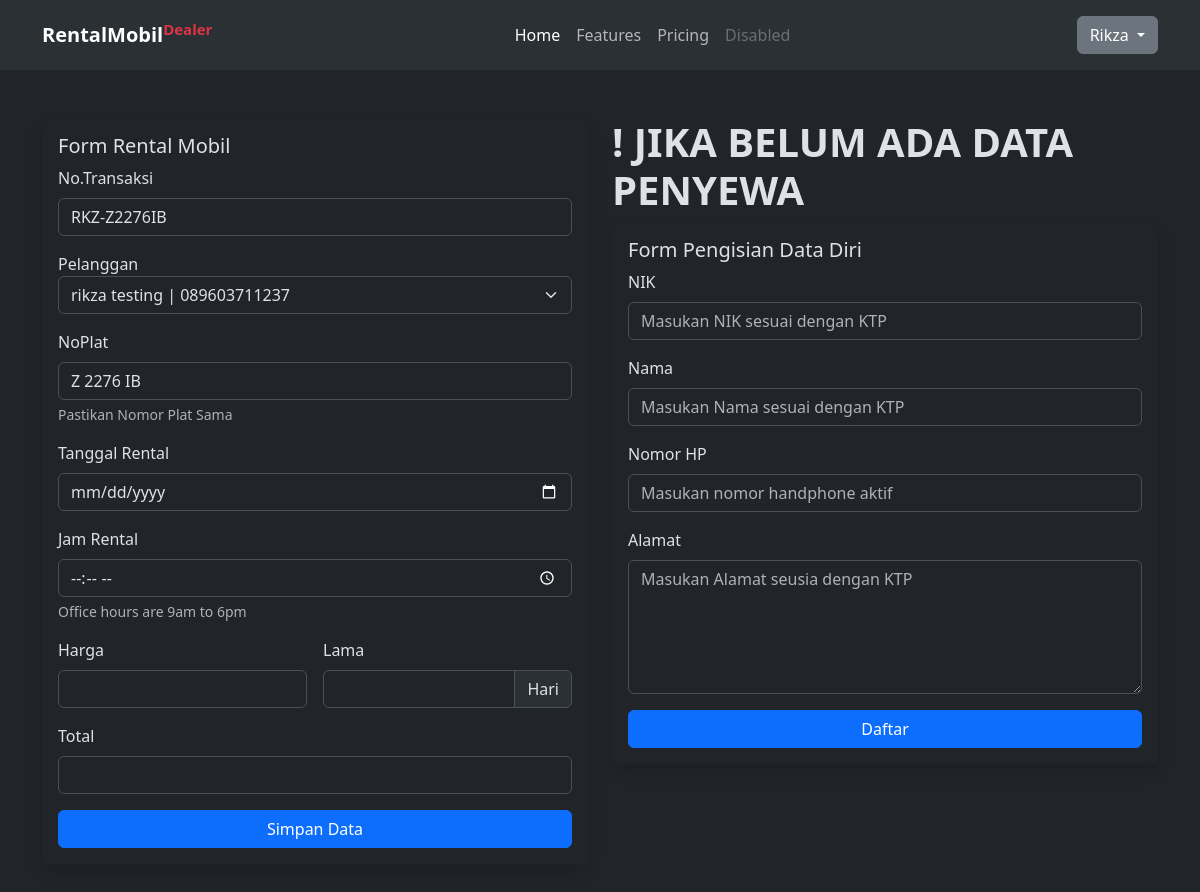
/?role=user&rental=dataPelanggan&plat=Z 2276 IB (signed in), run on an earlier commit of the app's database.
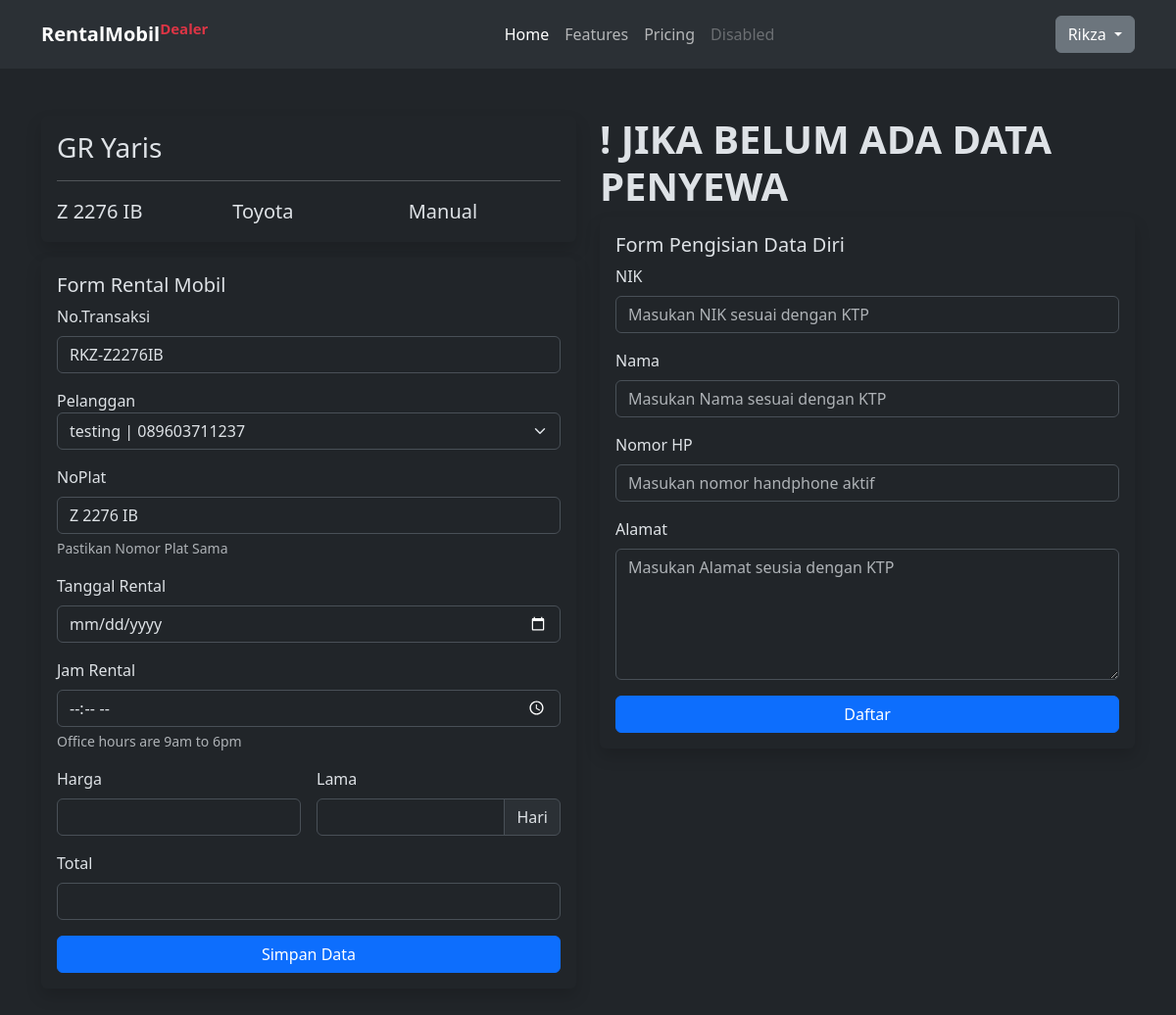
And on a later commit of the database.
### tables this page shows
CREATE TABLE `tbl_mobil_rikza` (
  `no_plat_rikza` varchar(10) NOT NULL,
  `nama_mobil_rikza` varchar(25) NOT NULL,
  `brand_mobil_rikza` varchar(25) NOT NULL,
  `tipe_transmisi_rikza` varchar(10) NOT NULL
);

### page/public/rentalStep1.php (the view, shortened to what the changed rows need)
<?php
include("config/connect.php");
$plat = $_GET['plat'];
?>
<main class="my-5">
    <div class="container">
        <div class="row">
            <div class="col-md-6">
                <?php
                $queryData = mysqli_query($link, "SELECT * FROM `tbl_mobil_rikza` WHERE tbl_mobil_rikza.no_plat_rikza = '$plat'");
                while ($row = mysqli_fetch_assoc($queryData)) :
                ?>
                    <div class="card border border-0 shadow mb-3">
                        <div class="card-body">
                            <div class="row">
                                <div class="col-md-12">
                                    <h3><?= $row['nama_mobil_rikza'] ?></h3>
                                    <hr>
                                </div>
                                <div class="col-md-4 fs-5"><?= $row['no_plat_rikza'] ?></div>
                                <div class="col-md-4 fs-5"><?= $row['brand_mobil_rikza'] ?></div>
                                <div class="col-md-4 fs-5"><?= $row['tipe_transmisi_rikza'] ?></div>
                            </div>
                        </div>
                    </div>
                <?php
                endwhile;
                ?>
                <div class="card border border-0 shadow">
                    <div class="card-body">
                        <h5>Form Rental Mobil</h5>
                        <form action="?logic=logic&crud=Rental" method="post">
                            <div class="row g-3">
                                <div class="col-md-12">
                                    <label for="noTRX" class="form-label">No.Transaksi</label>
                                    <input type="text" name="noTRX" id="noTRX" class="form-control" value="RKZ-<?= str_replace(' ', '', $plat) ?>" readonly>
                                </div>
                                <div class="col-md-12">
                                    <label for="pelanggan">Pelanggan</label>
                                    <select name="pelanggan" id="pelanggan" class="form-select">
                                        <?php
                                        $getDataPelanggan = mysqli_query($link, "SELECT * FROM `tbl_pelanggan_rikza`");
                                        while ($items = mysqli_fetch_assoc($getDataPelanggan)) :
                                        ?>
                                            <option value="<?= $items['nik_ktp_rikza'] ?>">
                                                <?= $items['nama_rikza'] ?> | <?= $items['no_hp_rikza'] ?>
                                            </option>
                                        <?php endwhile; ?>
                                    </select>
                                </div>
                                <div class="col-md-12">
                                    <label for="noPlat" class="form-label">NoPlat</label>
                                    <input type="text" class="form-control" name="noPlat" id="noPlat" aria-describedby="noPlat" value="<?= $plat ?>" readonly>
                                    <div id="noPlat" class="form-text">Pastikan Nomor Plat Sama</div>
                                </div>
                                <div class="col-md-12">
                                    <label for="tglRental" class="form-label">Tanggal Rental</label>
                                    <input type="date" name="tglRental" id="tglRental" class="form-control">
                                </div>
                                <div class="col-md-12">
                                    <label for="JamRental" class="form-label">Jam Rental</label>
                                    <input type="time" class="form-control" name="JamRental" id="noPlat" min="09:00" max="18:00" aria-describedby="noPlat">
                                    <div id="noPlat" class="form-text">Office hours are 9am to 6pm</div>
                                </div>
                                <div class="col-md-6">
                                    <label for="harga" class="form-label">Harga</label>
                                    <input type="number" name="harga" id="harga" min="0" class="form-control" oninput="hitungTotal()">
                                </div>
                                <div class="col-md-6">
                                    <label for="lama" class="form-label">Lama</label>
                                    <div class="input-group">
                                        <input type="number" name="lama" id="lama" min="0" class="form-control" oninput="hitungTotal()">
                                        <label class="input-group-text" for="lama">Hari</label>
                                    </div>
                                </div>
                                <div class="col-md-12">
                                    <label for="total" class="form-label">Total</label>
                                    <input type="text" name="total" id="total" class="form-control" value="" readonly>
                                </div>
                                <div class="col-md-12">
                                    <button type="submit" name="rental" class="btn btn-primary btn-md w-100">Simpan Data</button>
                                </div>
                            </div>
                        </form>
                    </div>
                </div>
            </div>
            <div class="col-md-6">
                <h1 class="fw-bold">! JIKA BELUM ADA DATA PENYEWA</h1>
                <div class="card border border-0 shadow">
                    <div class="card-body">
                        <h5>Form Pengisian Data Diri</h5>
                        <form action="?logic=logic&crud=addPenyewa" method="post">
                            <div class="row g-3">
                                <div class="col-md-12">
                                    <label for="nik" class="form-label">NIK</label>
                                    <input type="number" name="nik" id="nik" min="0" maxlength="16" class="form-control" placeholder="Masukan NIK sesuai dengan KTP">
                                </div>
                                <div class="col-md-12">
                                    <label for="nama" class="form-label">Nama</label>
                                    <input type="text" name="nama" id="nama" class="form-control" placeholder="Masukan Nama sesuai dengan KTP">
                                </div>
                                <div class="col-md-12">
                                    <label for="noHP" class="form-label">Nomor HP</label>
                                    <input type="number" name="noHP" id="noHP" min="0" maxlength="12" class="form-control" placeholder="Masukan nomor handphone aktif">
                                </div>
                                <div class="col-md-12">
                                    <label for="alamat" class="form-label">Alamat</label>
                                    <textarea name="alamat" id="alamar" rows="5" class="form-control" placeholder="Masukan Alamat seusia dengan KTP"></textarea>
                                </div>
                                <div class="col-md-12">
                                    <button type="submit" name="dataPengguna" class="btn btn-md btn-primary w-100">Daftar</button>
                                </div>
                            </div>
                        </form>
                    </div>
                </div>
            </div>
        </div>
    </div>
</main>

What changed in the data, as far as the page shows it:
added tbl_mobil_rikza: nama_mobil_rikza "GR Yaris", no_plat_rikza "Z 2276 IB", brand_mobil_rikza "Toyota", tipe_transmisi_rikza "Manual"
Also different on the page:
form field pelanggan: "rikza testing | 089603711237" → "testing | 089603711237"
